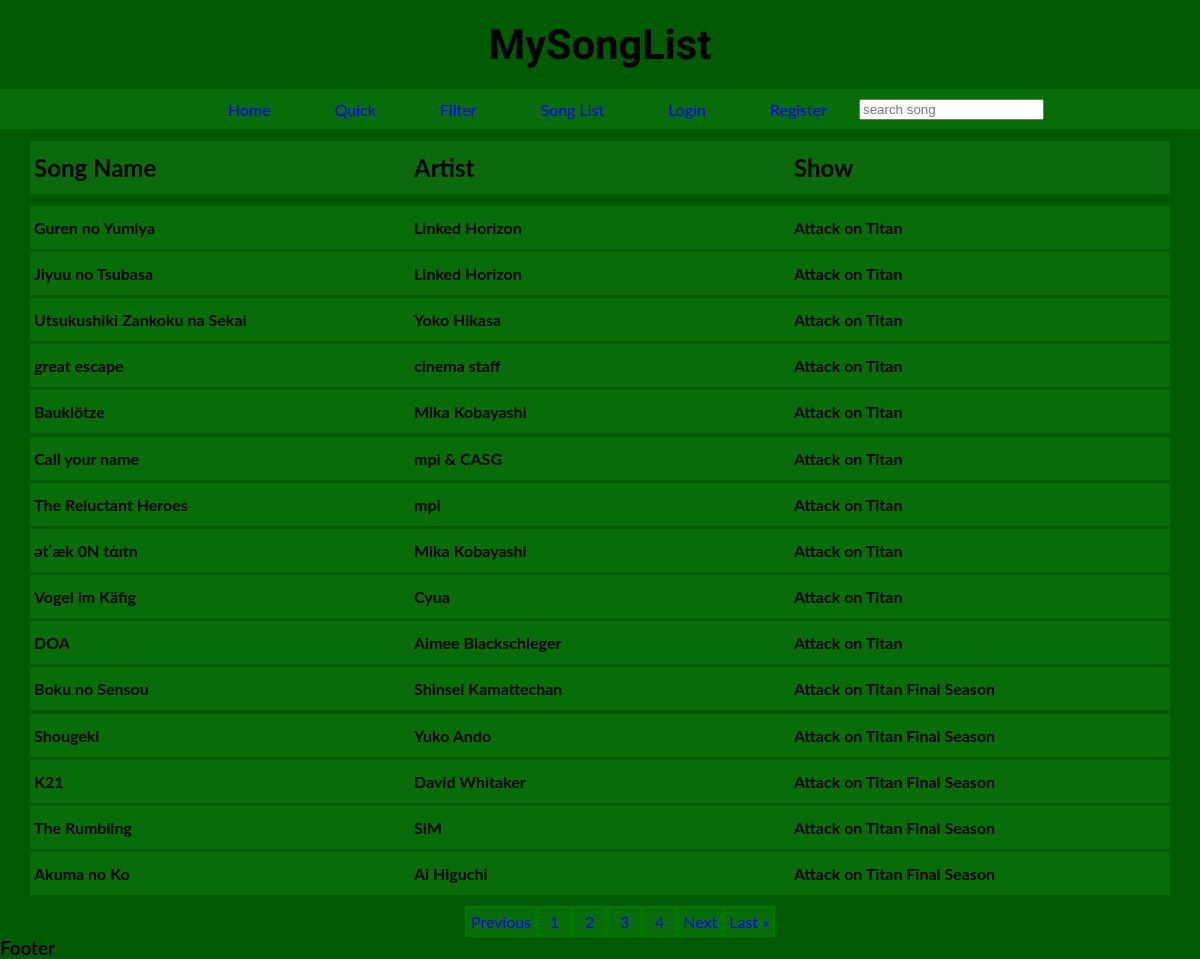
/song_list/, run on the app's committed database.
### search/models.py (models this page shows, shortened)
class AotData(models.Model): # Entire Song Dataset
    song = models.CharField(max_length=200)
    artist = models.CharField(max_length=200)
    annid = models.IntegerField(blank=True)
    show = models.CharField(max_length=200)
    opedin = models.CharField(max_length=25)
    h720 = models.URLField(max_length=100, blank=True)
    h480 = models.URLField(max_length=100, blank=True)
    mp3 = models.URLField(max_length=100, blank=True)

### search/views.py (the view, shortened to what this page needs)
# urls.py: path('song_list/', views.song_list, name='song-list'),
def song_list(request):
    start_time_filter = time.time() # timing function
    p = Paginator(AotData.objects.all(), 15) # paginates data, # per page
    page = request.GET.get('page')
    aot_page = p.get_page(page)
    if request.method == 'POST': # POST request when user adds song to list
        if 'song_primary_key' in request.POST:
            song_primary = request.POST.get('song_primary_key') # get song pk
            user_primary = request.POST.get('user_primary_key') # get user pk
            aotsnippet = AotData.objects.get(pk=int(song_primary)) # get added song from database
            usersnippet = MySongUser.objects.get(pk=int(user_primary)) # get user from database
            usersnippet.my_songs.add(aotsnippet) # add song to user database
            user_song_list = UserList.objects.all() # get all user songs
            user_song_already_set = set()
            for i in range(len(user_song_list)): # loops over every user song
                if user_song_list[i].ProfileUser.pk == int(user_primary):
                    user_song_already_set.add(user_song_list[i].ProfileSong.pk)
            total_time = time.time() - start_time_filter # end timer
            total_time = round(total_time, 5) # round timer to 5 decimal places
            return HttpResponse('ajax has broken') # this now uses ajax
        else:
            return HttpResponse('Did not work')
    else: # if user not authenticated
        total_time = time.time() - start_time_filter # end timer
        total_time = round(total_time, 5) # round timer to 5 decimal places
        return render(request, 'search/song_list.html', {
            'aot_page': aot_page, # list of songs
            'total_time': total_time, # total time
        })

### search/templates/search/song_list.html (shortened to what this page needs)
{% extends 'search/base.html' %}
{% load static %}
    {% block content %}
    <div id="song_list_header_space">
    </div>
    <div class="single main-header">
        <h4>
            Song Name
        </h4>
        <h4>
            Artist
        </h4>
        <h4>
            Show
        </h4>
    </div>
    <ul id="results" class="result">
    </ul>
    {% for data in aot_page %}
    <div class="song-info-div">
        <li class="content">
            <div onclick=show(this)>
                <div class="single main-results">
                    <h4>
                        {{ data.song }}
                    </h4>
                    <h4>
                        {{ data.artist }}
                    </h4>
                    <h4>
                        {{ data.show }}
                    </h4>
                </div>
            </div>
        </li>
    </div>
    {% endfor %}
    <nav>
        <ul class="page-all">
            {% if aot_page.has_previous %}
            <li class="page-list">
                <a href="?page=1" class="page-link">
                    &laquo First
                </a>
            </li>
            <li class="page-list">
                <a href="?page={{ aot_page.previous_page_number }}" class="page-link">
                    Previous
                </a>
            </li>
            {% elif not aot_page.has_previous %}
            <li class="page-list">
                <a href="#" class="page-link">
                    Previous
                </a>
            </li>
            {% endif %}
            {% for page in aot_page.paginator.page_range %}
            <li class="page-list">
                <a href="?page={{ page }}" class="page-link">
                    {{ page }}
                </a>
            </li>
            {% endfor %}
            {% if aot_page.has_next %}
            <li class="page-list">
                <a href="?page={{aot_page.next_page_number}}" class="page-link">
                    Next
                </a>
            </li>
            <li class="page-list">
                <a href="?page={{ aot_page.paginator.num_pages }}" class="page-link">
                    Last &raquo
                </a>
            </li>
            {% endif %}
        </ul>
    </nav>
    {% endblock %}

### search/static/css/style.css (style rules this page uses)
* { box-sizing: border-box; margin: 0; }
nav > ul { height: 2.5rem; display: flex; flex-direction: row; background-color: rgb(8, 109, 8); justify-content: center; align-items: center; list-style-type: none; }
body { background-color: rgb(2, 91, 2); font-family: 'Lato', sans-serif; }
.content { list-style-type: none; padding: 0.1rem 0rem; }
.result { padding: 5px 0px; }
.single { display: flex; flex-direction: row; flex-wrap: nowrap; padding: 0.75rem 0rem; }
.main-header { background-color: rgb(11, 106, 11); font-size: 1.5rem; position: sticky; top: 0px; }
.single > h4 { flex-grow: 1; flex-shrink: 0; padding-left: 0.25rem; }
.single > h4:nth-child(1), .single > h4:nth-child(2), .single > h4:nth-child(3) { flex-basis: 5px; }
.main-results { background-color: rgb(8, 109, 8); }
#song_list_header_space { padding: 6px 0px; }
.page-all { background-color: rgb(2, 91, 2); }
.page-list { border: 2px solid rgb(1, 122, 1); display: flex; min-width: 35px; justify-content: center; margin-top: 10px; background-color: rgb(8, 109, 8); }
.page-link { font-size: 16px; padding: 4px; text-decoration: none; }
.song-info-div { display: block; position: relative; }

### data on the page
AotData: song "Guren no Yumiya", artist "Linked Horizon", show "Attack on Titan"
AotData: song "Jiyuu no Tsubasa", artist "Linked Horizon", show "Attack on Titan"
AotData: song "Utsukushiki Zankoku na Sekai", artist "Yoko Hikasa", show "Attack on Titan"
AotData: song "great escape", artist "cinema staff", show "Attack on Titan"
AotData: song "Bauklötze", artist "Mika Kobayashi", show "Attack on Titan"
AotData: song "Call your name", artist "mpi & CASG", show "Attack on Titan"
AotData: song "The Reluctant Heroes", artist "mpi", show "Attack on Titan"
AotData: song "ətˈæk 0N tάɪtn", artist "Mika Kobayashi", show "Attack on Titan"
AotData: song "Vogel im Käfig", artist "Cyua", show "Attack on Titan"
AotData: song "DOA", artist "Aimee Blackschleger", show "Attack on Titan"
AotData: song "Boku no Sensou", artist "Shinsei Kamattechan", show "Attack on Titan Final Season"
AotData: song "Shougeki", artist "Yuko Ando", show "Attack on Titan Final Season"
AotData: song "K21", artist "David Whitaker", show "Attack on Titan Final Season"
AotData: song "The Rumbling", artist "SiM", show "Attack on Titan Final Season"
AotData: song "Akuma no Ko", artist "Ai Higuchi", show "Attack on Titan Final Season"

### other printed values
{{ page }} "1" "2" "3" "4"
